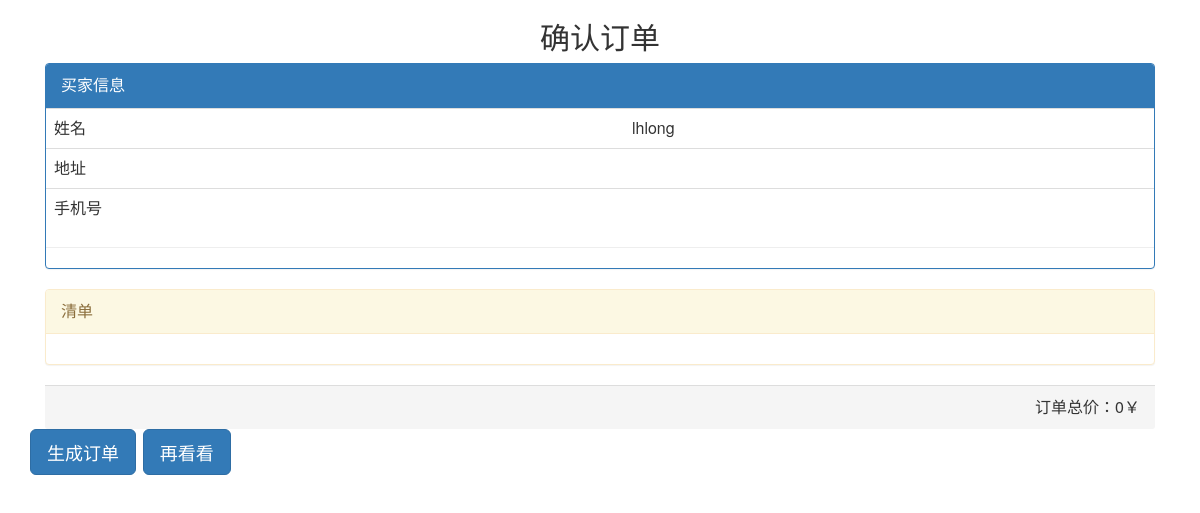
Before: /generate/ (signed in) with the older database file.
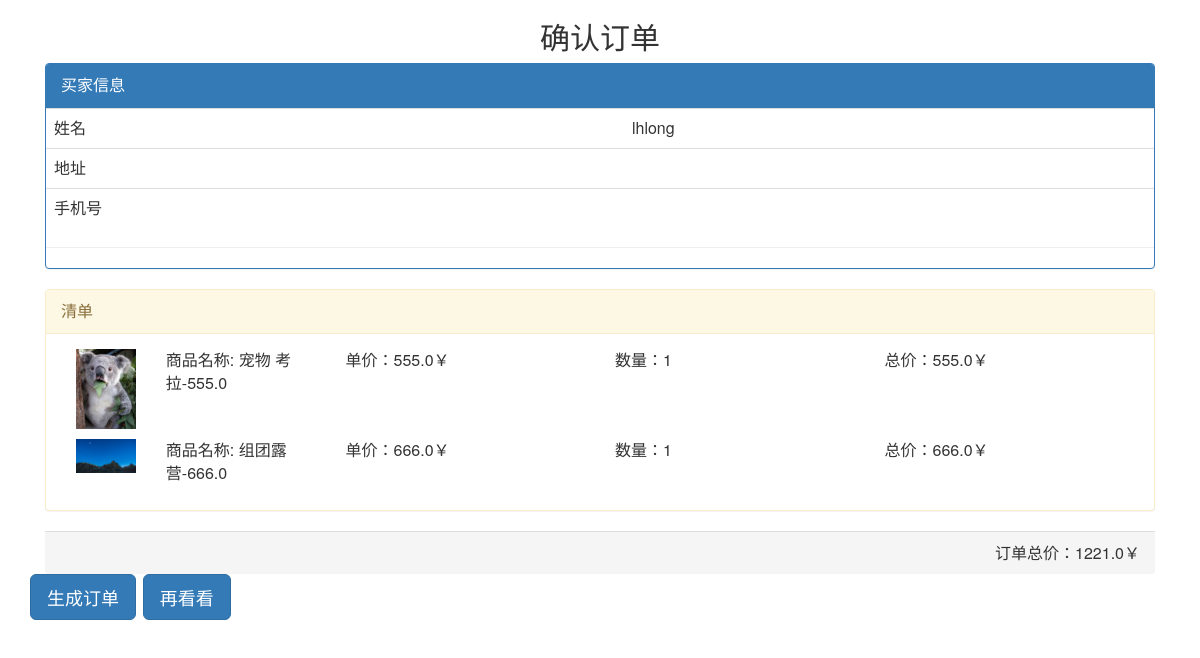
After: the same page with the newer database file.
### shop/models.py (models this page shows, shortened)
class ShopCar(models.Model):
    user = models.ForeignKey(to=User, related_name='shopcar')
    product = models.ForeignKey(to=Product, related_name='shopcars')
    count = models.IntegerField(default=0)
    total_price = models.FloatField(default=0.0)

class Product(models.Model):
    pic = models.ImageField(upload_to="product_pic")
    describe = models.TextField()
    price = models.FloatField(default=0.0)
    count = models.IntegerField(default=0)
    def __str__(self):
        return '{}-{}'.format(self.describe[:20], self.price)

### shop/views.py (the view)
# urls.py: url(r'^generate/', views.generate, name='generate'),
@login_required
def generate(request):
    shopcar = ShopCar.objects.filter(user=request.user)
    all_price = sum([sc.total_price for sc in shopcar])
    return render(request, 'shop_generate_order.html', {'shopcar': shopcar, 'all_price': all_price})

### shop/models.py (called while the page is built)
    def __str__(self):
        return self.nickname or self.username

### shop/templates/shop_generate_order.html (shortened to what this page needs)
<!DOCTYPE html>
<html>
	<head>
		<link rel="stylesheet" href="css\bootstrap.css" />
	</head>
	<body>
		<div class="container">
			<h2>确认订单</h2>
			<div class="col-md-12">
				<div class="panel panel-primary">
					<div class="panel-heading">买家信息</div>
					<div class="panel-hody">
						<table class="table table-hover">
							<tr>
								<td>姓名</td>
								<td>{{ user }}</td>
							</tr>
							<tr>
								<td>地址</td>
								<td>{{ request.user.address }}</td>
							</tr>
							<tr>
								<td>手机号</td>
								<td>{{ request.user.telphone }}</td>
							</tr>
						</table>
                        <hr>
					</div>
				</div>
				<div class="panel panel-warning">
					<div class="panel-heading">
			    		清单
			    	</div>
					<div class="panel-body">
						<div class="container-fluid">
			            {% for sc in shopcar %}
                            <div class="row">
								<div class="col-md-1 ">
									<img src="/upload/{{ sc.product.pic }}/" class="img-responsive" width="150px" alt="Responsive image">
								</div>
								<div class="col-md-2">
									<span>商品名称: {{ sc.product }}</span>
								</div>
								<div class="col-md-3">
									<span>单价：{{ sc.product.price }}￥</span>
								</div>
								<div class="col-md-3">
									<span>数量：{{ sc.count }}</span>
								</div>
								<div class="col-md-3">
									<span>总价：{{ sc.total_price }}￥</span>
								</div>
							</div>
                            {% endfor %}
						</div>
                    </div>
                 </div>
                    <div class="panel-footer" style="text-align: right;">订单总价：{{ all_price }}￥
                    </div>
			</div>
			<h3>
				<a href="/generate_do" class="btn btn-lg btn-primary">生成订单</a>
				<a href="/index" class="btn btn-lg btn-primary">再看看</a>
			</h3>
		</div>
	</body>
</html>

Changed rows visible on the page:
added ShopCar: product.pic (picture), product "宠物 考拉-555.0", product.price "555.0", count "1", total_price "555.0"
added ShopCar: product.pic (picture), product "组团露营-666.0", product.price "666.0", count "1", total_price "666.0"
Other visible differences:
{{ all_price }}: "0" → "1221.0"
